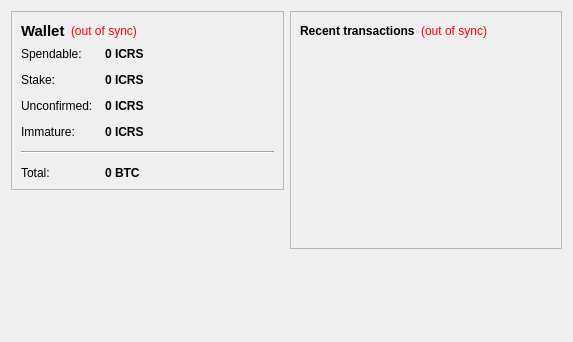
<?xml version="1.0" encoding="UTF-8"?>
<ui version="4.0">
 <class>OverviewPage</class>
 <widget class="QWidget" name="OverviewPage">
  <property name="geometry">
   <rect>
    <x>0</x>
    <y>0</y>
    <width>573</width>
    <height>342</height>
   </rect>
  </property>
  <property name="windowTitle">
   <string>Form</string>
  </property>
  <layout class="QHBoxLayout" name="horizontalLayout" stretch="1,1">
   <item>
    <layout class="QVBoxLayout" name="verticalLayout_2">
     <item>
      <widget class="QFrame" name="frame">
       <property name="frameShape">
        <enum>QFrame::StyledPanel</enum>
       </property>
       <property name="frameShadow">
        <enum>QFrame::Raised</enum>
       </property>
       <layout class="QVBoxLayout" name="verticalLayout_4">
        <item>
         <layout class="QHBoxLayout" name="horizontalLayout_4">
          <item>
           <widget class="QLabel" name="label_5">
            <property name="font">
             <font>
              <pointsize>11</pointsize>
              <weight>75</weight>
              <bold>true</bold>
             </font>
            </property>
            <property name="text">
             <string>Wallet</string>
            </property>
           </widget>
          </item>
          <item>
           <widget class="QLabel" name="labelWalletStatus">
            <property name="toolTip">
             <string>The displayed information may be out of date. Your wallet automatically synchronizes with the Icarus network after a connection is established, but this process has not completed yet.</string>
            </property>
            <property name="styleSheet">
             <string notr="true">QLabel { color: red; }</string>
            </property>
            <property name="text">
             <string notr="true">(out of sync)</string>
            </property>
            <property name="alignment">
             <set>Qt::AlignLeading|Qt::AlignLeft|Qt::AlignVCenter</set>
            </property>
           </widget>
          </item>
          <item>
           <spacer name="horizontalSpacer_2">
            <property name="orientation">
             <enum>Qt::Horizontal</enum>
            </property>
            <property name="sizeHint" stdset="0">
             <size>
              <width>40</width>
              <height>20</height>
             </size>
            </property>
           </spacer>
          </item>
         </layout>
        </item>
        <item>
         <layout class="QFormLayout" name="formLayout_2">
          <property name="fieldGrowthPolicy">
           <enum>QFormLayout::AllNonFixedFieldsGrow</enum>
          </property>
          <property name="horizontalSpacing">
           <number>12</number>
          </property>
          <property name="verticalSpacing">
           <number>12</number>
          </property>
          <item row="0" column="0">
           <widget class="QLabel" name="label">
            <property name="text">
             <string>Spendable:</string>
            </property>
           </widget>
          </item>
          <item row="0" column="1">
           <widget class="QLabel" name="labelBalance">
            <property name="font">
             <font>
              <weight>75</weight>
              <bold>true</bold>
             </font>
            </property>
            <property name="cursor">
             <cursorShape>IBeamCursor</cursorShape>
            </property>
            <property name="toolTip">
             <string>Your current spendable balance</string>
            </property>
            <property name="text">
             <string notr="true">0 ICRS</string>
            </property>
            <property name="textInteractionFlags">
             <set>Qt::LinksAccessibleByMouse|Qt::TextSelectableByKeyboard|Qt::TextSelectableByMouse</set>
            </property>
           </widget>
          </item>
          <item row="1" column="0">
           <widget class="QLabel" name="label_6">
            <property name="text">
             <string>Stake:</string>
            </property>
           </widget>
          </item>
          <item row="1" column="1">
           <widget class="QLabel" name="labelStake">
            <property name="font">
             <font>
              <weight>75</weight>
              <bold>true</bold>
             </font>
            </property>
            <property name="cursor">
             <cursorShape>IBeamCursor</cursorShape>
            </property>
            <property name="toolTip">
             <string>Total of coins that was staked, and do not yet count toward the current balance</string>
            </property>
            <property name="text">
             <string notr="true">0 ICRS</string>
            </property>
            <property name="textInteractionFlags">
             <set>Qt::LinksAccessibleByMouse|Qt::TextSelectableByKeyboard|Qt::TextSelectableByMouse</set>
            </property>
           </widget>
          </item>
          <item row="2" column="0">
           <widget class="QLabel" name="label_3">
            <property name="text">
             <string>Unconfirmed:</string>
            </property>
           </widget>
          </item>
          <item row="2" column="1">
           <widget class="QLabel" name="labelUnconfirmed">
            <property name="font">
             <font>
              <weight>75</weight>
              <bold>true</bold>
             </font>
            </property>
            <property name="cursor">
             <cursorShape>IBeamCursor</cursorShape>
            </property>
            <property name="toolTip">
             <string>Total of transactions that have yet to be confirmed, and do not yet count toward the current balance</string>
            </property>
            <property name="text">
             <string notr="true">0 ICRS</string>
            </property>
            <property name="textInteractionFlags">
             <set>Qt::LinksAccessibleByMouse|Qt::TextSelectableByKeyboard|Qt::TextSelectableByMouse</set>
            </property>
           </widget>
          </item>
          <item row="3" column="0">
           <widget class="QLabel" name="labelImmatureText">
            <property name="text">
             <string>Immature:</string>
            </property>
           </widget>
          </item>
          <item row="3" column="1">
           <widget class="QLabel" name="labelImmature">
            <property name="font">
             <font>
              <weight>75</weight>
              <bold>true</bold>
             </font>
            </property>
            <property name="toolTip">
             <string>Mined balance that has not yet matured</string>
            </property>
            <property name="text">
             <string notr="true">0 ICRS</string>
            </property>
            <property name="textInteractionFlags">
             <set>Qt::LinksAccessibleByMouse|Qt::TextSelectableByKeyboard|Qt::TextSelectableByMouse</set>
            </property>
           </widget>
          </item>
          <item row="4" column="0" colspan="2">
           <widget class="Line" name="line">
            <property name="orientation">
             <enum>Qt::Horizontal</enum>
            </property>
           </widget>
          </item>
          <item row="5" column="0">
           <widget class="QLabel" name="labelTotalText">
            <property name="text">
             <string>Total:</string>
            </property>
           </widget>
          </item>
          <item row="5" column="1">
           <widget class="QLabel" name="labelTotal">
            <property name="font">
             <font>
              <weight>75</weight>
              <bold>true</bold>
             </font>
            </property>
            <property name="cursor">
             <cursorShape>IBeamCursor</cursorShape>
            </property>
            <property name="toolTip">
             <string>Your current total balance</string>
            </property>
            <property name="text">
             <string notr="true">0 BTC</string>
            </property>
            <property name="textInteractionFlags">
             <set>Qt::LinksAccessibleByMouse|Qt::TextSelectableByKeyboard|Qt::TextSelectableByMouse</set>
            </property>
           </widget>
          </item>
         </layout>
        </item>
       </layout>
      </widget>
     </item>
     <item>
      <spacer name="verticalSpacer">
       <property name="orientation">
        <enum>Qt::Vertical</enum>
       </property>
       <property name="sizeHint" stdset="0">
        <size>
         <width>20</width>
         <height>40</height>
        </size>
       </property>
      </spacer>
     </item>
    </layout>
   </item>
   <item>
    <layout class="QVBoxLayout" name="verticalLayout_3">
     <item>
      <widget class="QFrame" name="frame_2">
       <property name="frameShape">
        <enum>QFrame::StyledPanel</enum>
       </property>
       <property name="frameShadow">
        <enum>QFrame::Raised</enum>
       </property>
       <layout class="QVBoxLayout" name="verticalLayout">
        <item>
         <layout class="QHBoxLayout" name="horizontalLayout_2">
          <item>
           <widget class="QLabel" name="label_4">
            <property name="text">
             <string>&lt;b&gt;Recent transactions&lt;/b&gt;</string>
            </property>
           </widget>
          </item>
          <item>
           <widget class="QLabel" name="labelTransactionsStatus">
            <property name="toolTip">
             <string>The displayed information may be out of date. Your wallet automatically synchronizes with the Icarus network after a connection is established, but this process has not completed yet.</string>
            </property>
            <property name="styleSheet">
             <string notr="true">QLabel { color: red; }</string>
            </property>
            <property name="text">
             <string notr="true">(out of sync)</string>
            </property>
            <property name="alignment">
             <set>Qt::AlignRight|Qt::AlignTrailing|Qt::AlignVCenter</set>
            </property>
           </widget>
          </item>
          <item>
           <spacer name="horizontalSpacer">
            <property name="orientation">
             <enum>Qt::Horizontal</enum>
            </property>
            <property name="sizeHint" stdset="0">
             <size>
              <width>40</width>
              <height>20</height>
             </size>
            </property>
           </spacer>
          </item>
         </layout>
        </item>
        <item>
         <widget class="QListView" name="listTransactions">
          <property name="styleSheet">
           <string notr="true">QListView { background: transparent; }</string>
          </property>
          <property name="frameShape">
           <enum>QFrame::NoFrame</enum>
          </property>
          <property name="verticalScrollBarPolicy">
           <enum>Qt::ScrollBarAlwaysOff</enum>
          </property>
          <property name="horizontalScrollBarPolicy">
           <enum>Qt::ScrollBarAlwaysOff</enum>
          </property>
          <property name="selectionMode">
           <enum>QAbstractItemView::NoSelection</enum>
          </property>
         </widget>
        </item>
       </layout>
      </widget>
     </item>
     <item>
      <spacer name="verticalSpacer_2">
       <property name="orientation">
        <enum>Qt::Vertical</enum>
       </property>
       <property name="sizeHint" stdset="0">
        <size>
         <width>20</width>
         <height>40</height>
        </size>
       </property>
      </spacer>
     </item>
    </layout>
   </item>
  </layout>
 </widget>
 <resources/>
 <connections/>
</ui>
